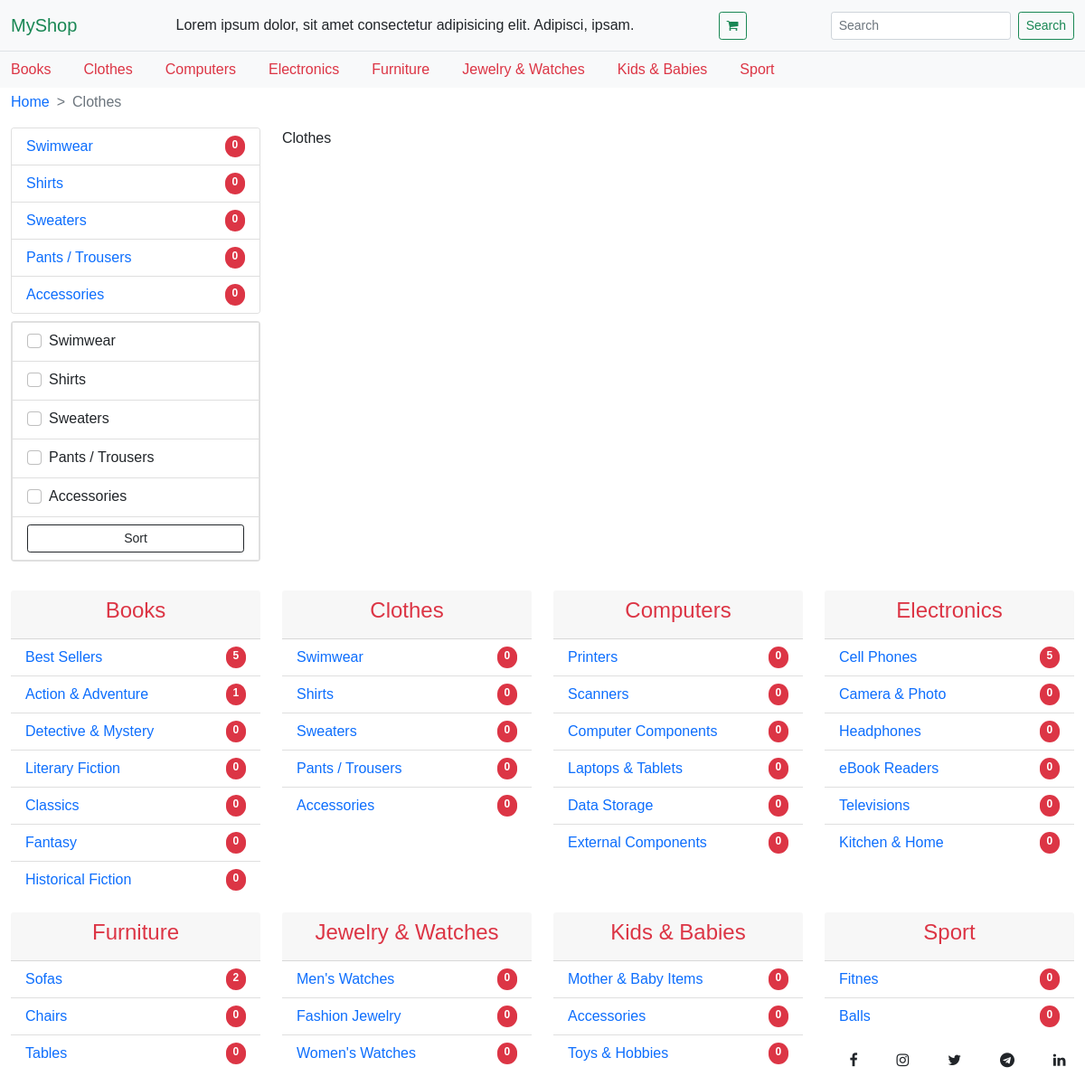
/clothes, run on the app's committed database.
### shop/models.py (models this page shows, shortened)
class Category(models.Model):
    name = models.CharField(max_length=40)
    slug = models.SlugField(max_length=100,unique=True)
    class Meta:
        ordering = ('name',)
        verbose_name = 'category'
        verbose_name_plural = 'categories'
    def __str__(self):
        return self.name
    def get_absolute_url(self):
        return reverse('category', kwargs={'slug': self.slug})

class SubCategory(models.Model):
    category = models.ForeignKey(Category,related_name='sub_category',on_delete=models.CASCADE)
    name = models.CharField(max_length=40)
    slug = models.SlugField(max_length=100,unique=True)
    class Meta:
        ordering = ('category',)
        verbose_name = 'SubCategory'
        verbose_name_plural = 'SubCategories'
    def get_absolute_url(self):
        return reverse('subcategory', kwargs={'slug':self.category.slug,'subslug': self.slug})

### shop/views.py (the view)
# urls.py: path('<slug:slug>',views.category,name='category'),
def category(request,slug):
    categories = Category.objects.all()
    category = Category.objects.get(slug = slug)
    subcategory = SubCategory.objects.filter(category = category)
    if request.method == 'POST':
        slugs = request.POST.getlist('slugs')
        products = Product.objects.filter(category__in = slugs)
    else:
        products = Product.objects.filter(category__in = subcategory.values_list('id',flat=True))
    page = request.GET.get('page',1)
    paginator = Paginator(products, 12)
    try:
        products = paginator.page(page)
    except PageNotAnInteger:
        products = paginator.page(1)
    except EmptyPage:
        products = paginator.page(paginator.num_pages)
    ctx= {
        'categories':categories,
        'products':products,
        'subcategory':subcategory,
        'category':category,
    }
    return render(request, 'shop/category.html',ctx)

### shop/templates/shop/category.html (shortened to what this page needs)
{% extends 'base.html' %}
{% block breadcrumb %}
<nav style="--bs-breadcrumb-divider: '>';" aria-label="breadcrumb">
    <ol class="breadcrumb">
        <li class="breadcrumb-item">
            <a href="{% url 'home' %}">Home</a>
        </li>
        <li class="breadcrumb-item active" aria-current="page">{{category}}</li>
    </ol>
</nav>
{% endblock breadcrumb %}
{% block main %}
<div class="container-fluid mt-3">
    <div class="row">
        <div class="col-lg-3 col-sm-12">
            <div class="card">
                <ul class="list-group list-group-flush">
                    {% for sub in subcategory %}
                    <li class="list-group-item">
                        <a class="text-decoration-none d-flex justify-content-between" href="{{sub.get_absolute_url}}">
                            {{sub.name}}
                            <span class="badge bg-danger  rounded-pill">{{ sub.products.all.count }}</span>
                        </a>
                    </li>
                    {% endfor %}
                </ul>
            </div>
            <div class="card mt-2">
                <ul class="list-group list-group-flush">
                    <form action="" method="POST">
                        {% for sub in subcategory %}
                        <li class="list-group-item">
                            <div class="form-check">
                                <input class="form-check-input" type="checkbox" name='slugs' value="{{ sub.id }}"
                                    id="flexCheckDefault">
                                <label class="form-check-label" for="flexCheckDefault">
                                    {{sub.name}}
                                </label>
                            </div>
                        </li>
                        {% endfor %}
                        <li class="list-group-item">
                            <input class="w-100 btn btn-outline-dark btn-sm" type="submit" value="Sort">
                        </li>
                    </form>
                </ul>
            </div>
        </div>
        <div class="col-lg-9 col-sm-12">
            <div class="row">
                <p class="m-0">{{category.name}}</p>
            </div>
        </div>
    </div>
</div>
{% endblock %}

### shop/templates/base.html (shortened to what this page needs)
{% load static %}
<!doctype html>
<html lang="en">
  <head>
    <link href="https://cdn.jsdelivr.net/npm/bootstrap@5.0.0-beta1/dist/css/bootstrap.min.css" rel="stylesheet">
    <link rel="stylesheet" href="https://maxcdn.bootstrapcdn.com/font-awesome/4.7.0/css/font-awesome.min.css">
    <link rel="stylesheet" href="{% static 'css/base.css' %}">
  </head>
  <body>
    <nav class="navbar navbar-light bg-light border-bottom">
      <div class="container-fluid">
        <a class="navbar-brand text-success" href="{% url 'home' %}">MyShop</a>
        <div class="d-lg-block d-none">
          Lorem ipsum dolor, sit amet consectetur adipisicing elit. Adipisci, ipsam.
        </div>
        <a href="{% url 'cart_detail' %}">
          <button class="btn btn-sm btn-outline-success" type="submit"><i class="fa fa-shopping-cart"></i></button>
        </a>
        <form class="d-flex">
          <input class="form-control form-control-sm me-2" type="search" placeholder="Search" aria-label="Search">
          <button class="btn btn-sm btn-outline-success" type="submit">Search</button>
        </form>
      </div>
    </nav>
      <nav class="navbar navbar-expand-lg navbar-light bg-light">
        <div class="container-fluid">
          <div class="collapse navbar-collapse" id="navbarTogglerDemo02">
            <ul class="navbar-nav me-auto mb-2 mb-lg-0">
              {% for category in categories %}
                <li class="nav-item">
                  <a class="nav-link active py-lg-0 text-danger" aria-current="page" href="{{ category.get_absolute_url }}">{{ category }}</a>
                </li>
              {% endfor %}
            </ul>
          </div>
        </div>
      </nav>
      <div class="container-fluid mt-1">
        {% block breadcrumb %}
        {% endblock %}
      </div>
      {% block main %}
      {% endblock  %}
      <div class="container-fluid">
        <div class="row my-lg-3">
          {% for category in categories %}
              {% if category.sub_category.all %}
              <div class="col-lg-3 col-sm-12 mt-3">
                  <div class="card h-100 border-0">
                      <div class="card-header">
                        <h4 class="text-center"><a class="text-decoration-none text-danger" href="{{ category.get_absolute_url }}">{{ category }}</a></h4>
                      </div>
                      <ul class="list-group list-group-flush">
                          {% for sub in category.sub_category.all %}
                              <li class="list-group-item">
                                      <a class="text-decoration-none d-flex justify-content-between" href="{{sub.get_absolute_url}}">
                                          {{sub.name}}
                                          <span class="badge bg-danger  rounded-pill">{{ sub.products.all.count }}</span>
                                      </a>
                              </li>
                          {% endfor %}
                      </ul>
                    </div>
              </div>
              {% endif %}
          {% endfor %}
      </div>
      <div class="row pb-3 fixed-bottom">
          <div class="col-lg-3 col-sm-12 mt-3">
          </div>
          <div class="col-lg-6 col-sm-12 mt-3">
          </div>
          <div class="col-lg-3 col-sm-12 mt-3 d-flex justify-content-around">
              <a href="#"><i class="fa fa-facebook text-dark"></i></a>
              <a href="#"><i class="fa fa-instagram text-dark"></i></a>
              <a href="#"><i class="fa fa-twitter text-dark"></i></a>
              <a href="#"><i class="fa fa-telegram text-dark"></i></a>
              <a href="#"><i class="fa fa-linkedin text-dark"></i></a>
          </div>
      </div>
      </div>
  </body>
</html>

### shop/static/css/base.css (style rules this page uses)
body { font-family: sans-serif; }
.navbar-nav .nav-item > .nav-link { margin: 0 10px; }
.navbar-nav .nav-item:first-child .nav-link { padding-left: 0; margin-left: 0; }
.breadcrumb .breadcrumb-item a { text-decoration: none; }

### data on the page
Category: name "Books"
Category: name "Clothes"
Category: name "Computers"
Category: name "Electronics"
Category: name "Furniture"
Category: name "Jewelry & Watches"
Category: name "Kids & Babies"
Category: name "Sport"
SubCategory: name "Swimwear", products.all.count "0"
SubCategory: name "Shirts", products.all.count "0"
SubCategory: name "Sweaters", products.all.count "0"
SubCategory: name "Pants / Trousers", products.all.count "0"
SubCategory: name "Accessories", products.all.count "0"
SubCategory: name "Best Sellers", products.all.count "5"
SubCategory: name "Action & Adventure", products.all.count "1"
SubCategory: name "Detective & Mystery", products.all.count "0"
SubCategory: name "Literary Fiction", products.all.count "0"
SubCategory: name "Classics", products.all.count "0"
SubCategory: name "Fantasy", products.all.count "0"
SubCategory: name "Historical Fiction", products.all.count "0"
SubCategory: name "Printers", products.all.count "0"
SubCategory: name "Scanners", products.all.count "0"
SubCategory: name "Computer Components", products.all.count "0"
SubCategory: name "Laptops & Tablets", products.all.count "0"
SubCategory: name "Data Storage", products.all.count "0"
SubCategory: name "External Components", products.all.count "0"
SubCategory: name "Cell Phones", products.all.count "5"
SubCategory: name "Camera & Photo", products.all.count "0"
SubCategory: name "Headphones", products.all.count "0"
SubCategory: name "eBook Readers", products.all.count "0"
SubCategory: name "Televisions", products.all.count "0"
SubCategory: name "Kitchen & Home", products.all.count "0"
SubCategory: name "Sofas", products.all.count "2"
SubCategory: name "Chairs", products.all.count "0"
SubCategory: name "Tables", products.all.count "0"
SubCategory: name "Men's Watches", products.all.count "0"
SubCategory: name "Fashion Jewelry", products.all.count "0"
SubCategory: name "Women's Watches", products.all.count "0"
SubCategory: name "Mother & Baby Items", products.all.count "0"
SubCategory: name "Accessories", products.all.count "0"
SubCategory: name "Toys & Hobbies", products.all.count "0"
SubCategory: name "Fitnes", products.all.count "0"
SubCategory: name "Balls", products.all.count "0"
